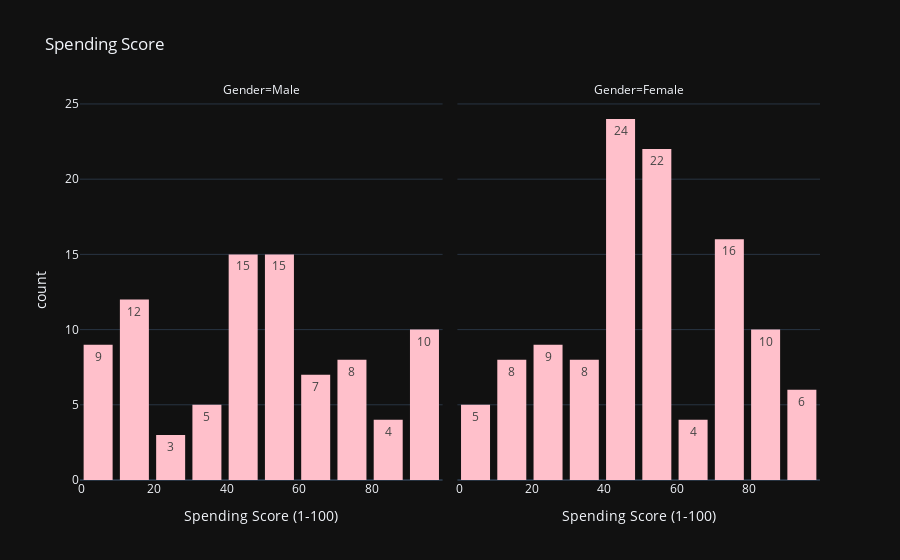

Notebook source saved alongside this figure:
### Markdown cell above
### Spending Score

### Code cell
fig = px.histogram(data_frame=data, x="Spending Score (1-100)", facet_col="Gender",
                   color_discrete_sequence=["pink", "blue"],
                   title="Spending Score", barmode="group", text_auto=True)
fig.update_layout(bargap=0.2)
fig.show()

### Figure 1 — Plotly figure (JSON) as saved in the notebook; plotly's stock layout.template omitted (floating-point values rounded to 4 significant figures)
{"data": [{"alignmentgroup": "True", "bingroup": "x", "hovertemplate": "Gender=Male<br>Spending Score (1-100)=%{x}<br>count=%{y}<extra></extra>", "legendgroup": "", "marker": {"color": "pink", "pattern": {"shape": ""}}, "name": "", "offsetgroup": "", "orientation": "v", "showlegend": false, "texttemplate": "%{value}", "x": [39, 81, 3, 14, 13, 79, 66, 29, 35, 73, 73, 82, 61, 4, 4, 92, 92, 36, 60, 60, 41, 46, 46, 56, 55, 51, 59, 59, 55, 47, 54, 48, 51, 55, 41, 46, 41, 49, 52, 42, 49, 59, 55, 56, 46, 43, 48, 52, 46, 56, 91, 35, 95, 11, 75, 9, 75, 5, 73, 10, 93, 12, 97, 36, 90, 17, 88, 1, 1, 5, 26, 20, 63, 13, 75, 10, 92, 15, 69, 14, 90, 15, 97, 68, 8, 74, 18, 83], "xaxis": "x", "yaxis": "y", "type": "histogram"}, {"alignmentgroup": "True", "bingroup": "x", "hovertemplate": "Gender=Female<br>Spending Score (1-100)=%{x}<br>count=%{y}<extra></extra>", "legendgroup": "", "marker": {"color": "pink", "pattern": {"shape": ""}}, "name": "", "offsetgroup": "", "orientation": "v", "showlegend": false, "texttemplate": "%{value}", "x": [6, 77, 40, 76, 6, 94, 72, 99, 15, 77, 35, 98, 5, 14, 32, 31, 87, 73, 14, 81, 17, 73, 26, 75, 35, 61, 28, 65, 55, 47, 42, 42, 52, 54, 45, 50, 51, 52, 59, 50, 48, 47, 42, 49, 56, 53, 52, 42, 44, 57, 58, 55, 60, 46, 55, 40, 42, 47, 50, 41, 48, 42, 50, 54, 42, 48, 50, 43, 59, 43, 57, 40, 58, 29, 77, 34, 71, 88, 7, 72, 5, 40, 87, 74, 22, 20, 76, 16, 89, 78, 73, 35, 83, 93, 75, 95, 27, 13, 86, 32, 86, 88, 39, 24, 17, 85, 23, 69, 91, 16, 79, 28], "xaxis": "x2", "yaxis": "y2", "type": "histogram"}], "layout": {"xaxis": {"anchor": "y", "domain": [0.0, 0.49], "title": {"text": "Spending Score (1-100)"}}, "yaxis": {"anchor": "x", "domain": [0.0, 1.0], "title": {"text": "count"}}, "xaxis2": {"anchor": "y2", "domain": [0.51, 1.0], "matches": "x", "title": {"text": "Spending Score (1-100)"}}, "yaxis2": {"anchor": "x2", "domain": [0.0, 1.0], "matches": "y", "showticklabels": false}, "annotations": [{"font": {}, "showarrow": false, "text": "Gender=Male", "x": 0.245, "xanchor": "center", "xref": "paper", "y": 1.0, "yanchor": "bottom", "yref": "paper"}, {"font": {}, "showarrow": false, "text": "Gender=Female", "x": 0.755, "xanchor": "center", "xref": "paper", "y": 1.0, "yanchor": "bottom", "yref": "paper"}], "legend": {"tracegroupgap": 0}, "title": {"text": "Spending Score"}, "barmode": "group", "bargap": 0.2}}
